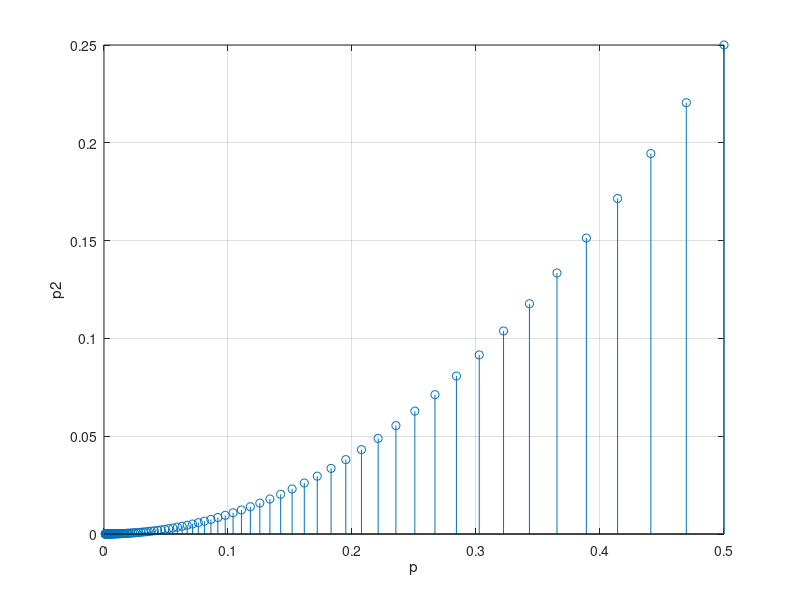
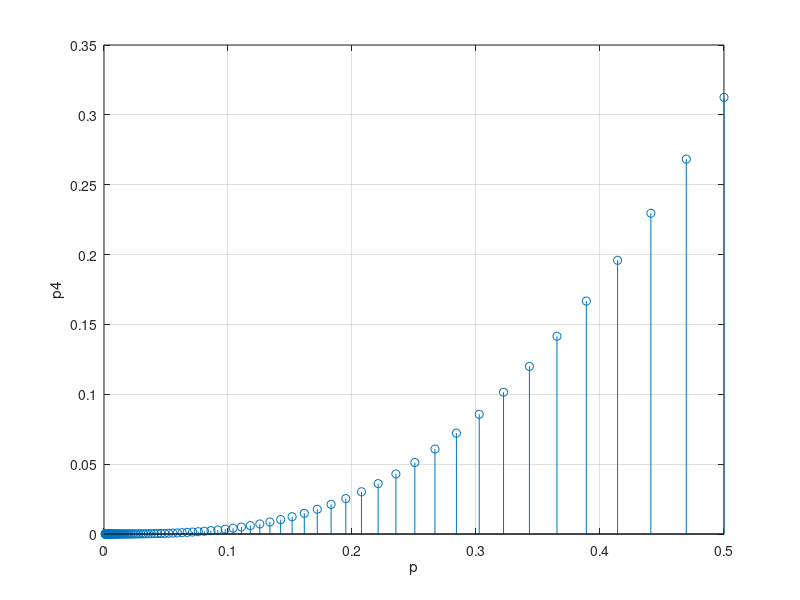

Here is the MATLAB script that generated these plots, in order:
%motor de aviao falha prob=p
p = logspace(-3,log10(1/2),100)

%aviao de 2 motores despenha-se se os 2 motores falharem
for i=1:100
    p2(i)=nchoosek(2,2)*p(i)^(2)*(1-p(i))^(2-2);
end

%aviao de 4 motores despenha-se se 3 ou 4 falharem
for i=1:100
    p4(i)=nchoosek(4,3)*p(i)^(3)*(1-p(i))^(4-3) + nchoosek(4,4)*p(i)^(4)*(1-p(i)).^(4-4);
end
%p4/p2=p(4-3p)

stem(p,p2)
grid on
xlabel('p');
ylabel('p2');

figure(2)
stem(p,p4)
grid on
xlabel('p');
ylabel('p4');

